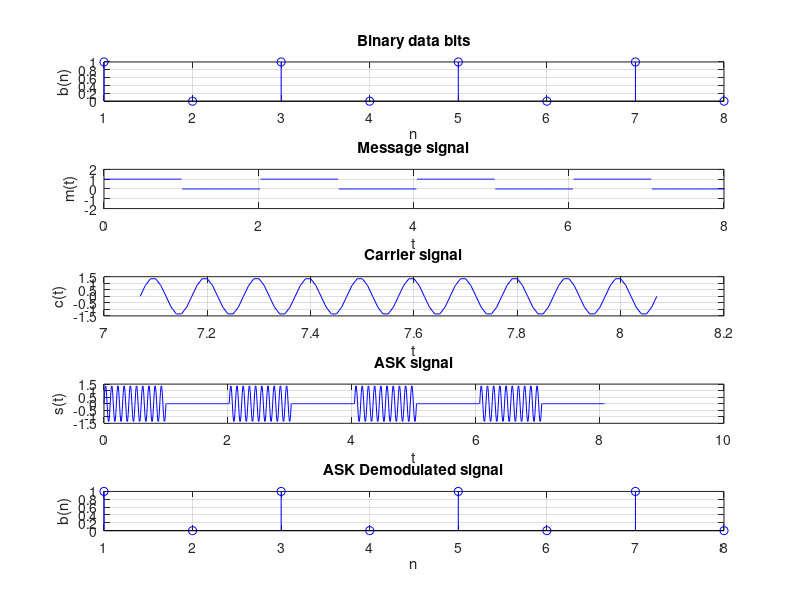
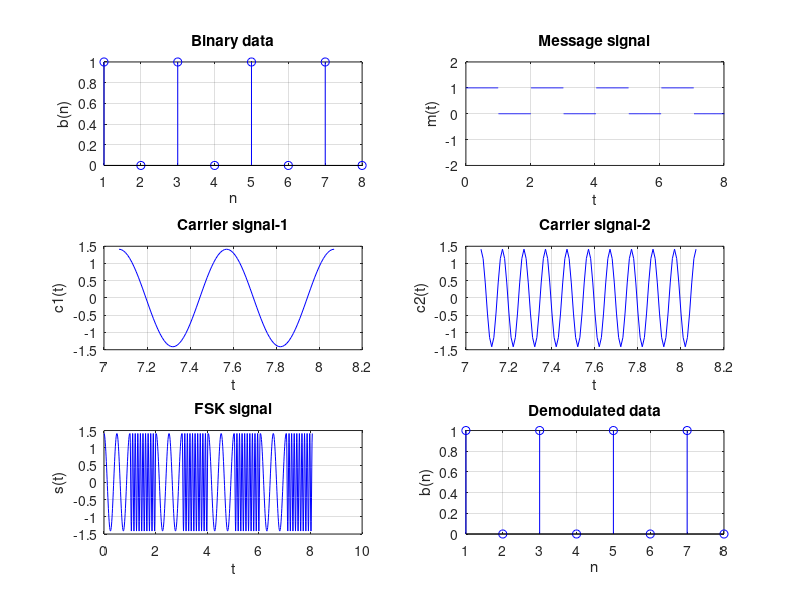
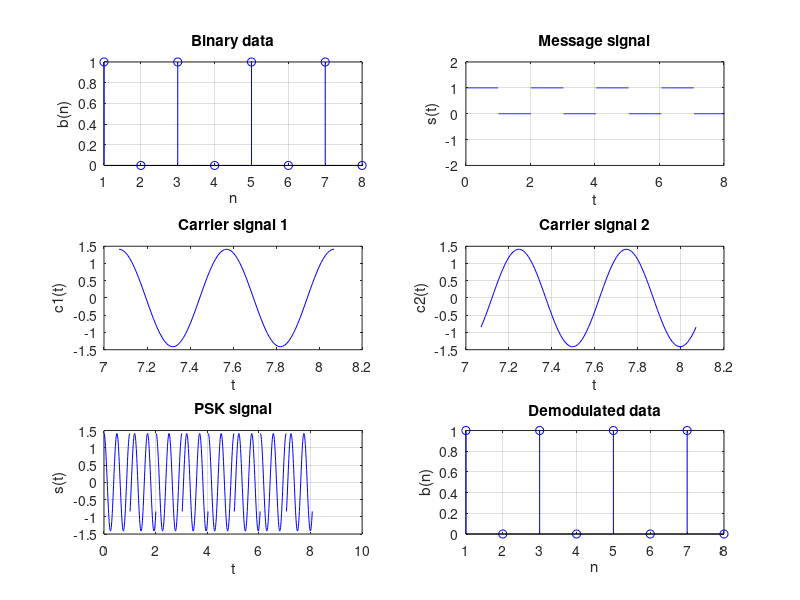

Reproduce these figures in MATLAB, in order.
%% ASK

clc;
clear all;
close all;

% Generate carrier
Tb=1; fc=10;
t=0:Tb/100:1;
c=sqrt(2/Tb)*sin(2*pi*fc*t);

% ASK

N=8;
m=[1 0 1 0 1 0 1 0];
t1=0;t2=Tb;
for i=1:N
 t=[t1:.01:t2];
 if m(i)>0.5
 m(i)=1;
 m_s=ones(1,length(t));
 else
 m(i)=0;
 m_s=zeros(1,length(t));
 end
 message(i,:)=m_s;

 ask_sig(i,:)=c.*m_s;
 t1=t1+(Tb+.01);
 t2=t2+(Tb+.01);
 
 figure(1);
 
 subplot(5,1,2);axis([0 N -2 2]);plot(t,message(i,:),'b');
 title('Message signal');xlabel('t');ylabel('m(t)');grid on
 hold on
 subplot(5,1,4);plot(t,ask_sig(i,:), 'b');
 title('ASK signal');xlabel('t');ylabel('s(t)');grid on
 hold on
 end
hold off

subplot(5,1,3);plot(t,c, 'b');
title('Carrier signal');xlabel('t');ylabel('c(t)');grid on
subplot(5,1,1);stem(m, 'b');
title('Binary data bits');xlabel('n');ylabel('b(n)');grid on


% ASK Demodulation
t1=0;t2=Tb;
 for i=1:N
 t=[t1:Tb/100:t2];
 
 x=sum(c.*ask_sig(i,:));
 
 if x>0
 demod(i)=1;
 else
 demod(i)=0;
 end
 t1=t1+(Tb+.01);
 t2=t2+(Tb+.01);
 end
 
 
 subplot(5,1,5);
 stem(demod, 'b');
 title('ASK Demodulated signal'); xlabel('n');ylabel('b(n)');grid on 


 %% FSK
% Carrier

Tb=1; fc1=2 ;fc2=10;
t=0:(Tb/100):Tb;
c1=sqrt(2/Tb)*cos(2*pi*fc1*t);
c2=sqrt(2/Tb)*cos(2*pi*fc2*t);


% Message
N=8;
m=[1 0 1 0 1 0 1 0];
t1=0;t2=Tb;
for i=1:N
 t=[t1:(Tb/100):t2];
 if m(i)>0.5
 m(i)=1;
 m_s=ones(1,length(t));
 invm_s=zeros(1,length(t));
 else
 m(i)=0;
 m_s=zeros(1,length(t));
 invm_s=ones(1,length(t));
 end
 message(i,:)=m_s;
 
 %Multiplier
 fsk_sig1(i,:)=c1.*m_s;
 fsk_sig2(i,:)=c2.*invm_s;
 fsk=fsk_sig1+fsk_sig2;
 
 figure(2);
 subplot(3,2,2);axis([0 N -2 2]);plot(t,message(i,:),'b');
 title('Message signal');xlabel('t');ylabel('m(t)');grid on;hold on;
 subplot(3,2,5);plot(t,fsk(i,:), 'b');
 title('FSK signal');xlabel('t');ylabel('s(t)');grid on;hold on;
 t1=t1+(Tb+.01); t2=t2+(Tb+.01);
 end
hold off

subplot(3,2,1);stem(m, 'b');
title('Binary data');xlabel('n'); ylabel('b(n)');grid on;
subplot(3,2,3);plot(t,c1, 'b');
title('Carrier signal-1');xlabel('t');ylabel('c1(t)');grid on;
subplot(3,2,4);plot(t,c2, 'b');
title('Carrier signal-2');xlabel('t');ylabel('c2(t)');grid on;

% FSK Demodulation
 t1=0;t2=Tb;
 for i=1:N
 t=[t1:(Tb/100):t2];
 
 %correlator
 x1=sum(c1.*fsk_sig1(i,:));
 x2=sum(c2.*fsk_sig2(i,:));
 x=x1-x2;
 %decision device
 if x>0
 demod(i)=1;
 else
 demod(i)=0;
 end
 t1=t1+(Tb+.01);
 t2=t2+(Tb+.01);
 end
 
 %Plotting the demodulated data bits
 subplot(3,2,6);stem(demod, 'b');
 title('Demodulated data');xlabel('n');ylabel('b(n)'); grid on; 
 
 
 %% PSK
 
Tb=1;
t=0:Tb/100:Tb;
fc=2;
c1=sqrt(2/Tb)*cos(2*pi*fc*t);
c2=sqrt(2/Tb)*cos(2*pi*fc*t + 180);

N=8;
m= [1 0 1 0 1 0 1 0];
t1=0;t2=Tb;
for i=1:N
 t=[t1:(Tb/100):t2];
 if m(i)>0.5
 m(i)=1;
 m_s=ones(1,length(t));
 invm_s=zeros(1,length(t));
 else
 m(i)=0;
 m_s=zeros(1,length(t));
 invm_s=ones(1,length(t));
 end
 message(i,:)=m_s;

 psk_sig1(i,:)=c1.*m_s;
 psk_sig2(i,:)=c2.*invm_s;
 psk=psk_sig1+psk_sig2;


 figure(3);
 subplot(3,2,2);
 axis([0 N -2 2]);
 plot(t,message(i,:),'b');
 title('Message signal');xlabel('t');ylabel('s(t)');grid on;hold on;
 
 subplot(3,2,5);
 plot(t,psk(i,:),'b');
 title('PSK signal');xlabel('t');ylabel('s(t)');grid on;hold on;
 t1=t1+(Tb+.01); t2=t2+(Tb+.01);
end
hold off

subplot(3,2,1);stem(m,'b');
title('Binary data');xlabel('n');ylabel('b(n)');
grid on;
subplot(3,2,3);plot(t,c1,'b');
title('Carrier signal 1');xlabel('t');ylabel('c1(t)');
subplot(3,2,4);plot(t,c2,'b');
title('Carrier signal 2');xlabel('t');ylabel('c2(t)');
grid on;

t1=0;t2=Tb;
 for i=1:N
 t= [t1:.01:t2];
 x1=sum(c1.*psk_sig1(i,:));
 x2=sum(c2.*psk_sig2(i,:));
 x = x1-x2;
 if x>0
 demod(i)=1;
 else
 demod(i)=0;
 end
 t1=t1+1.01;
 t2=t2+1.01;
 end

 subplot(3,2,6);stem(demod,'b');
 title('Demodulated data');xlabel('n');ylabel('b(n)');
 grid on 